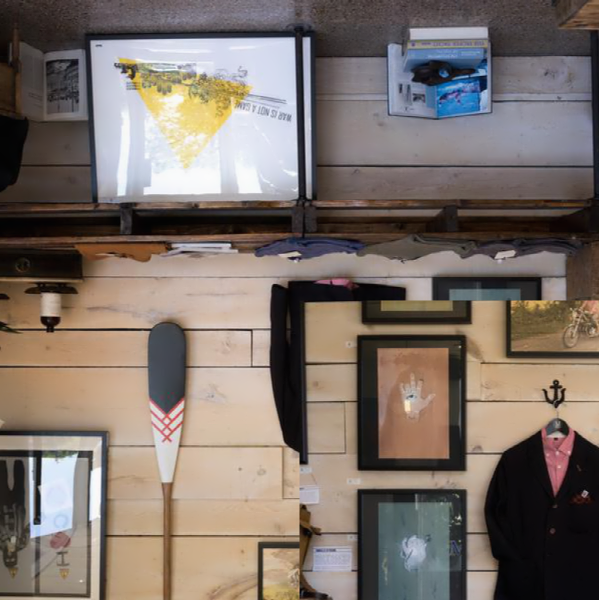
#> input picture pil_image.png, 599 x 600 px
$ python sift.py
#> lines starting #> are read from the running program, lines starting #| are printed output that depends on the picture
import cv2
img1 = cv2.imread('pil_image.png', 0)
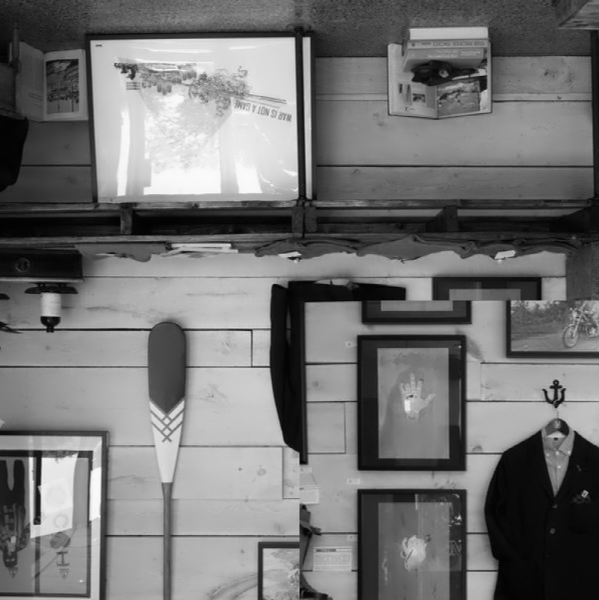
#> img1: shape (600, 599); min 1, max 251, mean 115.2
img2 = cv2.imread('region.png', 0)
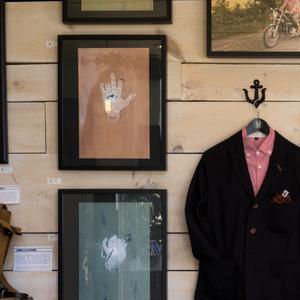
#> input picture region.png, 300 x 300 px
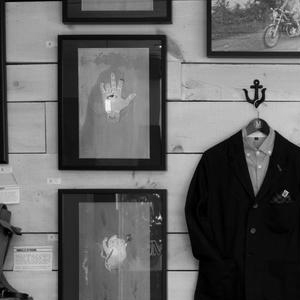
#> img2: shape (300, 300); min 0, max 249, mean 99.2

# 特徴抽出機の生成
detector = cv2.xfeatures2d.SIFT_create()

# kpは特徴的な点の位置 destは特徴を現すベクトル
kp1, des1 = detector.detectAndCompute(img1, None)
#> kp1 = 1315 keypoints; strongest (x, y, size): (37, 520, 5.3), (31, 460, 4.7), (307, 42, 6), (294, 431, 22)
kp2, des2 = detector.detectAndCompute(img2, None)
#> kp2 = 341 keypoints; strongest (x, y, size): (160, 217, 2.1), (246, 92, 2.7), (251, 87, 2.1), (265, 128, 7.3)

# 特徴点の比較機
bf = cv2.BFMatcher()
matches = bf.knnMatch(des1, des2, k=2)
#> matches = 1315 matches

# 割合試験を適用
good = []
match_param = 0.6
for m, n in matches:
    if m.distance < match_param*n.distance:
        good.append([m])
#> after the loop, good = 165 matches

# cv2.drawMatchesKnnは適合している点を結ぶ画像を生成する
img3 = cv2.drawMatchesKnn(img1, kp1, img2, kp2, good, None, flags=2)
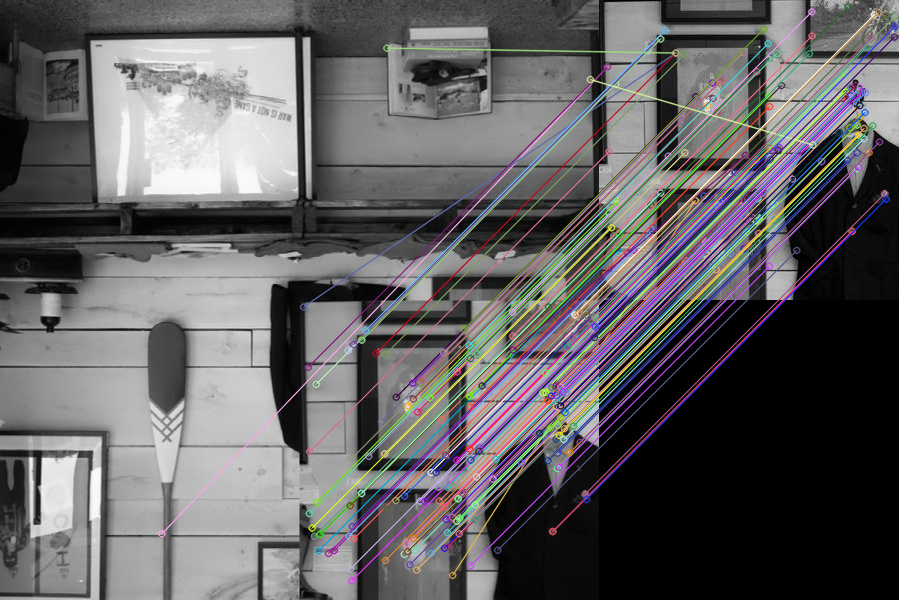
#> img3: shape (600, 899, 3); mean of channels 0, 1, 2 98.1, 96.5, 98.1; drawn as B, G, R
cv2.imwrite("shift_result_02.png", img3)
